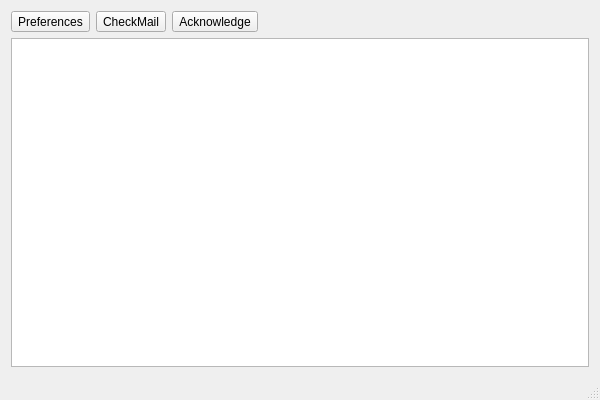
<?xml version="1.0" encoding="UTF-8"?>
<ui version="4.0">
 <class>QtIncoming</class>
 <widget class="QMainWindow" name="QtIncoming">
  <property name="geometry">
   <rect>
    <x>0</x>
    <y>0</y>
    <width>600</width>
    <height>400</height>
   </rect>
  </property>
  <property name="sizePolicy">
   <sizepolicy hsizetype="Expanding" vsizetype="Expanding">
    <horstretch>0</horstretch>
    <verstretch>0</verstretch>
   </sizepolicy>
  </property>
  <property name="windowTitle">
   <string>QtIncoming</string>
  </property>
  <widget class="QWidget" name="centralWidget">
   <property name="sizePolicy">
    <sizepolicy hsizetype="Expanding" vsizetype="Expanding">
     <horstretch>0</horstretch>
     <verstretch>0</verstretch>
    </sizepolicy>
   </property>
   <layout class="QVBoxLayout" name="verticalLayout">
    <item>
     <layout class="QHBoxLayout" name="horizontalLayout">
      <item>
       <widget class="QToolButton" name="preferences">
        <property name="text">
         <string>Preferences</string>
        </property>
       </widget>
      </item>
      <item>
       <widget class="QToolButton" name="checkMail">
        <property name="text">
         <string>CheckMail</string>
        </property>
       </widget>
      </item>
      <item>
       <widget class="QToolButton" name="acknowledge">
        <property name="text">
         <string>Acknowledge</string>
        </property>
       </widget>
      </item>
      <item>
       <spacer name="horizontalSpacer">
        <property name="orientation">
         <enum>Qt::Horizontal</enum>
        </property>
        <property name="sizeHint" stdset="0">
         <size>
          <width>40</width>
          <height>20</height>
         </size>
        </property>
       </spacer>
      </item>
     </layout>
    </item>
    <item>
     <widget class="QTableView" name="mailTable">
      <property name="sizePolicy">
       <sizepolicy hsizetype="Expanding" vsizetype="Expanding">
        <horstretch>0</horstretch>
        <verstretch>0</verstretch>
       </sizepolicy>
      </property>
      <property name="showGrid">
       <bool>false</bool>
      </property>
      <property name="cornerButtonEnabled">
       <bool>true</bool>
      </property>
     </widget>
    </item>
   </layout>
  </widget>
  <widget class="QStatusBar" name="statusBar"/>
  <action name="actionPreferences">
   <property name="text">
    <string>Preferences</string>
   </property>
  </action>
 </widget>
 <layoutdefault spacing="6" margin="11"/>
 <resources/>
 <connections/>
</ui>
